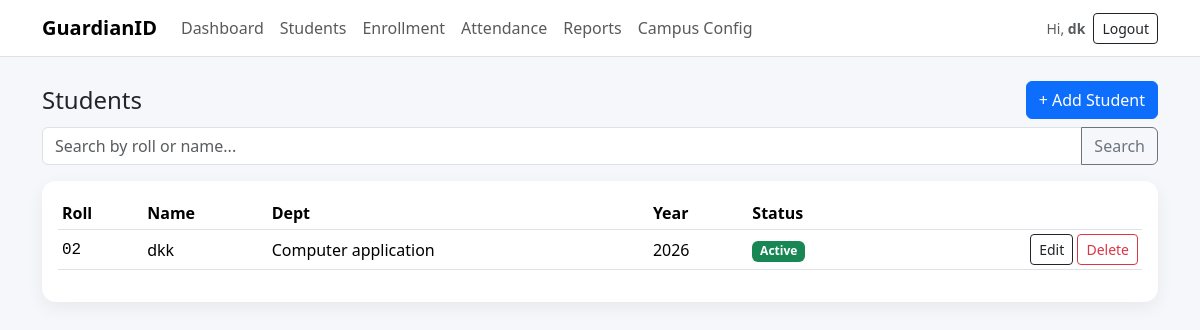
The app's page /students/ (signed in) with its own data.
### core/models.py (models this page shows, shortened)
class Student(models.Model):
    roll_no = models.CharField(max_length=50, unique=True)
    name = models.CharField(max_length=120)
    department = models.CharField(max_length=120, blank=True)
    year = models.CharField(max_length=20, blank=True)
    email = models.EmailField(blank=True)
    phone = models.CharField(max_length=20, blank=True)
    is_active = models.BooleanField(default=True)
    created_at = models.DateTimeField(default=timezone.now)

### core/views.py (the view)
# urls.py: path("students/", views.students_list, name="students_list"),
@login_required
def students_list(request):
    q = request.GET.get("q","").strip()
    qs = Student.objects.all().order_by("roll_no")
    if q:
        qs = qs.filter(roll_no__icontains=q) | qs.filter(name__icontains=q)
    return render(request, "students/list.html", {"students": qs, "q": q})

### templates/students/list.html
{% extends "base.html" %}
{% block content %}
<div class="d-flex justify-content-between align-items-center mb-2">
  <h4 class="mb-0">Students</h4>
  <a class="btn btn-primary" href="/students/add/">+ Add Student</a>
</div>
<form class="mb-3" method="get">
  <div class="input-group">
    <input class="form-control" name="q" placeholder="Search by roll or name..." value="{{ q }}">
    <button class="btn btn-outline-secondary">Search</button>
  </div>
</form>
<div class="card p-3">
  <div class="table-responsive">
    <table class="table table-sm align-middle">
      <thead><tr>
        <th>Roll</th><th>Name</th><th>Dept</th><th>Year</th><th>Status</th><th></th>
      </tr></thead>
      <tbody>
      {% for s in students %}
        <tr>
          <td class="mono">{{ s.roll_no }}</td>
          <td>{{ s.name }}</td>
          <td>{{ s.department }}</td>
          <td>{{ s.year }}</td>
          <td>{% if s.is_active %}<span class="badge text-bg-success">Active</span>{% else %}<span class="badge text-bg-secondary">Inactive</span>{% endif %}</td>
          <td class="text-end">
            <a class="btn btn-sm btn-outline-dark" href="/students/{{ s.id }}/edit/">Edit</a>
            <a class="btn btn-sm btn-outline-danger" href="/students/{{ s.id }}/delete/">Delete</a>
          </td>
        </tr>
      {% empty %}
        <tr><td colspan="6" class="text-muted">No students yet.</td></tr>
      {% endfor %}
      </tbody>
    </table>
  </div>
</div>
{% endblock %}

### templates/base.html (shortened to what this page needs)
<!doctype html>
<html lang="en">
<head>
  <link href="https://cdn.jsdelivr.net/npm/bootstrap@5.3.3/dist/css/bootstrap.min.css" rel="stylesheet">
</head>
<body>
<nav class="navbar navbar-expand-lg bg-white border-bottom">
  <div class="container">
    <a class="navbar-brand" href="/">GuardianID</a>
    <div class="collapse navbar-collapse" id="nav">
      {% if user.is_authenticated %}
      <ul class="navbar-nav me-auto mb-2 mb-lg-0">
        <li class="nav-item"><a class="nav-link" href="/">Dashboard</a></li>
        <li class="nav-item"><a class="nav-link" href="/students/">Students</a></li>
        <li class="nav-item"><a class="nav-link" href="/enroll/">Enrollment</a></li>
        <li class="nav-item"><a class="nav-link" href="/attendance/">Attendance</a></li>
        <li class="nav-item"><a class="nav-link" href="/reports/">Reports</a></li>
        <li class="nav-item"><a class="nav-link" href="/settings/campus/">Campus Config</a></li>
      </ul>
      <div class="d-flex gap-2 align-items-center">
        <span class="text-muted small">Hi, <b>{{ user.username }}</b></span>
        <a class="btn btn-outline-dark btn-sm" href="/logout/">Logout</a>
      </div>
      {% endif %}
    </div>
  </div>
</nav>
<div class="container py-4">
  {% block content %}{% endblock %}
</div>
</body>
</html>

### templates/base.html (style rules this page uses)
body { background:#f6f7fb; }
.card { border:0; box-shadow: 0 6px 18px rgba(0,0,0,0.06); border-radius: 14px; }
.navbar-brand { font-weight:700; }
.mono { font-family: ui-monospace, SFMono-Regular, Menlo, Monaco, Consolas, "Liberation Mono", "Courier New", monospace; }

### records on screen
Student: roll_no "02", name "dkk", department "Computer application", year "2026", is_active "Active"

### other values on screen
{{ user.username }} "dk"
